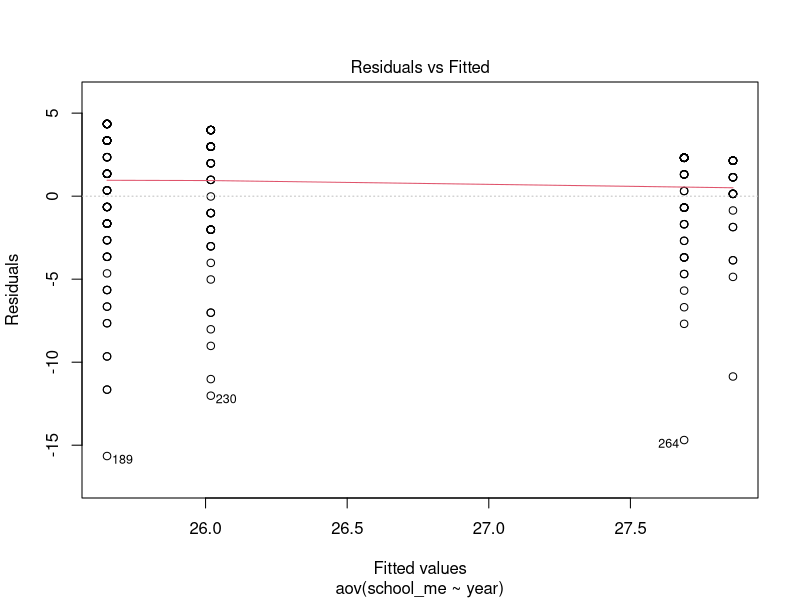
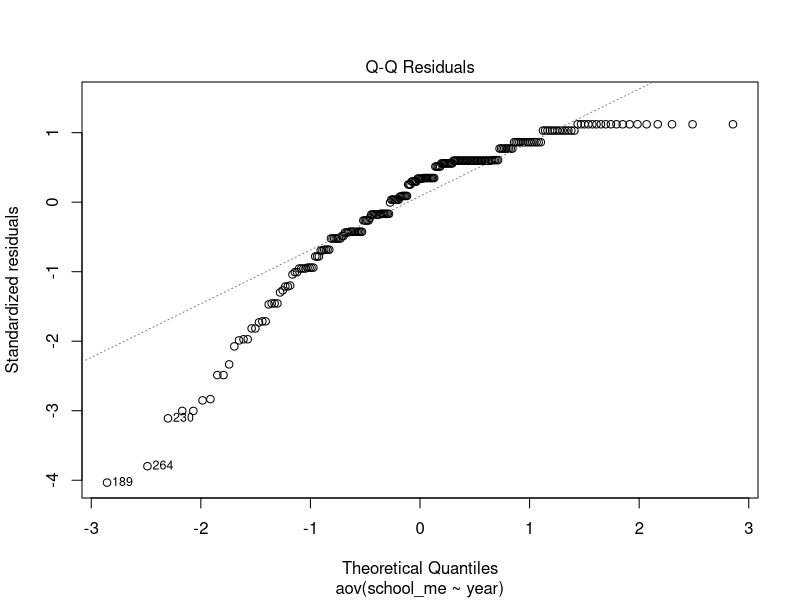
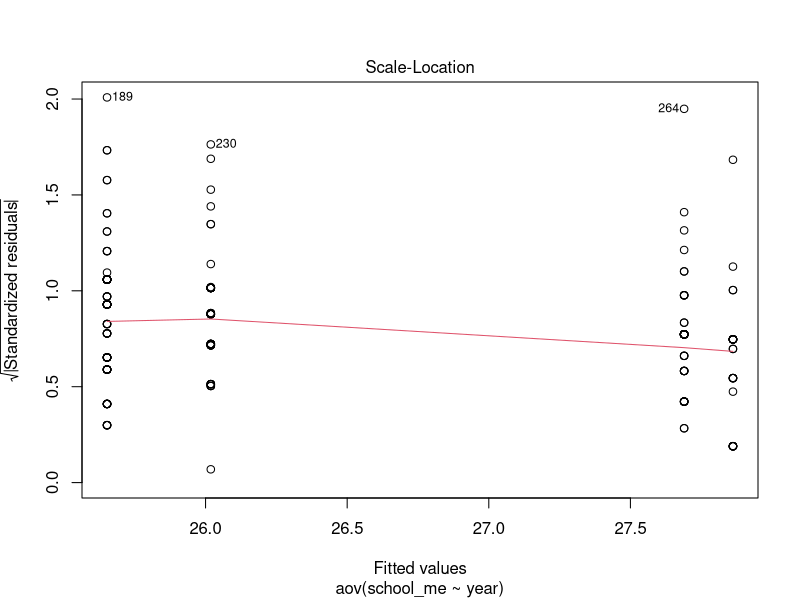
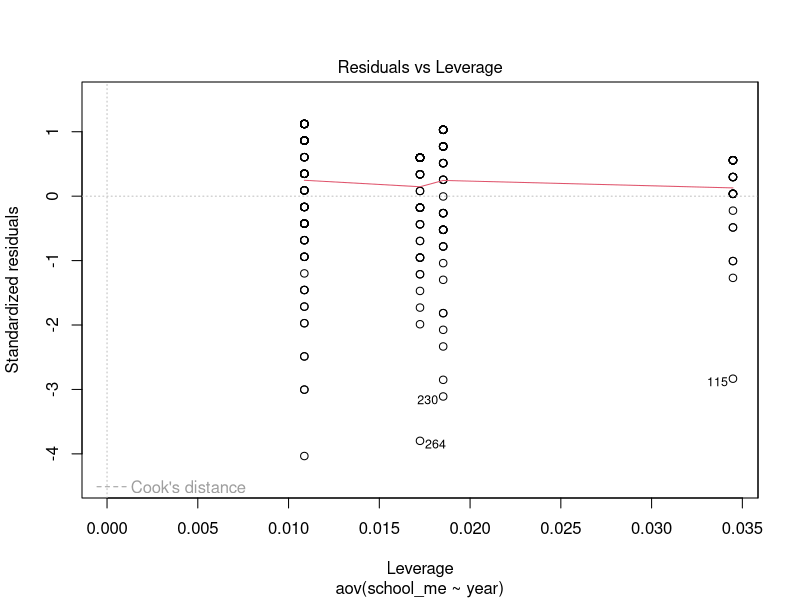
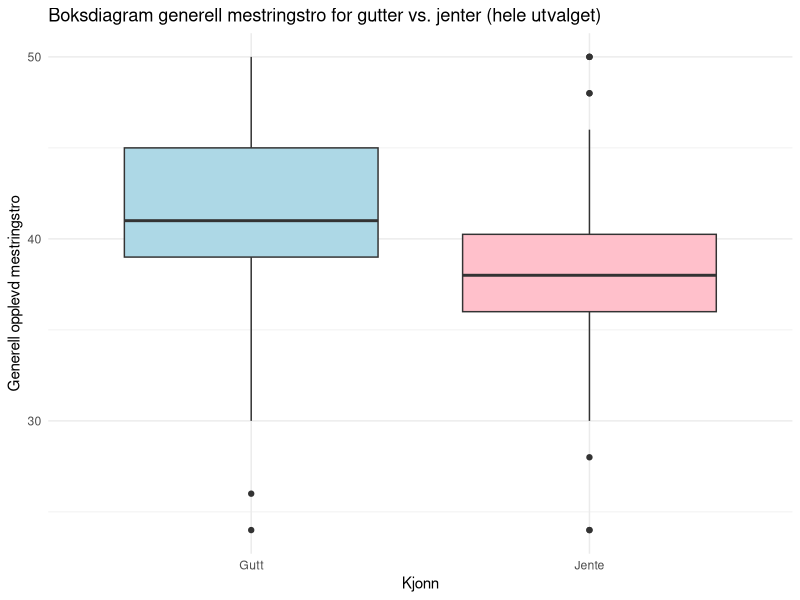
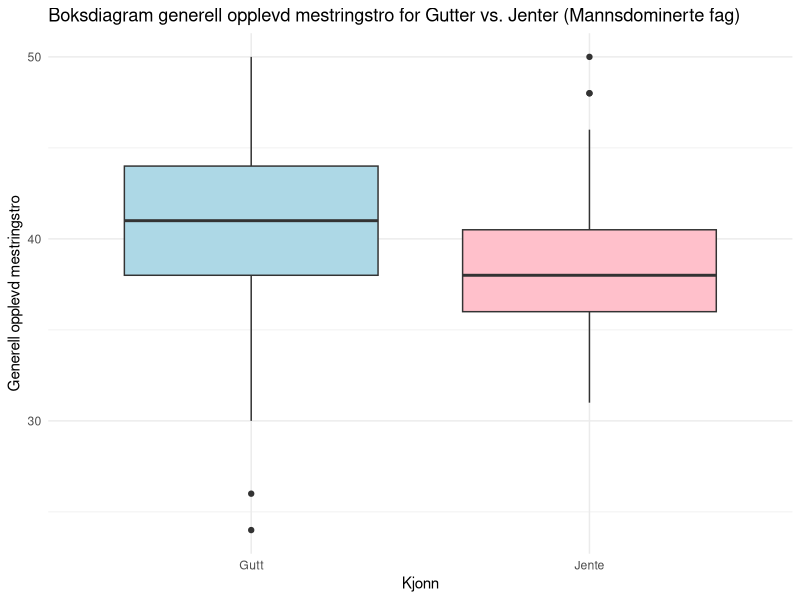
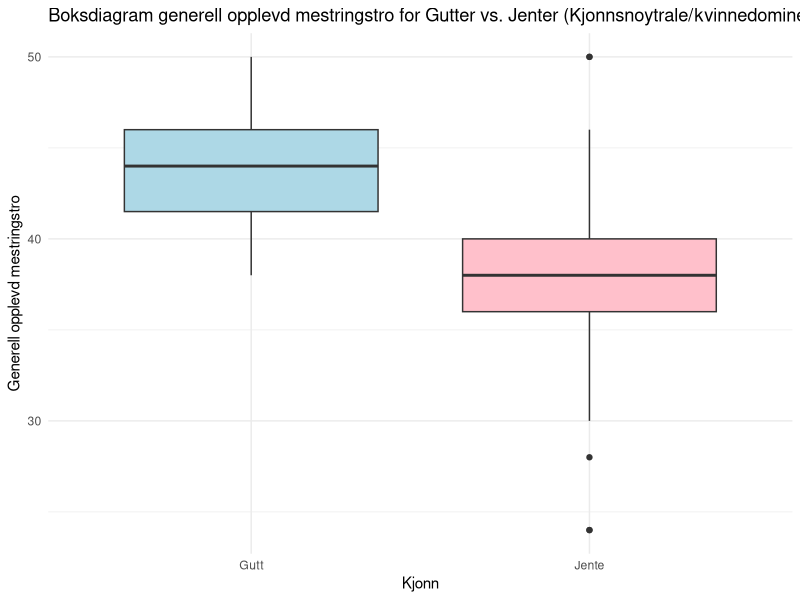

Write the R code that produced these figures, in order.
# Her er ferdig skript for Masteroppgave om YSK/TAF

# description of variables

# Loading libraries
library(psych) # statistiske beskrivelser
library(car) # Levenes test
library(ggplot2) # Boksdiagram

# Reading data

# load raw data
raw_data <- read.csv(file = "dataset_raw.csv", sep=";")

# Data preparation

# separate responses that is complete based on flags from surveyxact
YSKTAFstudents <- raw_data[raw_data$stato_4 == 1,]

#remove imported raw data
rm(raw_data)


# replace variable names with list of new names
namelist <- read.csv(file = "variables_new.csv", sep=";")
names(YSKTAFstudents) <- c(namelist$variableNewNames)

# reshuffle answers to make neutral answer the middle value
reshufflelist <- c(namelist$variableNewNames[9:66])
YSKTAFstudents[,reshufflelist] <- lapply(YSKTAFstudents[,reshufflelist], function(x) ifelse(x>2,x+1,x))
YSKTAFstudents[,reshufflelist] <- lapply(YSKTAFstudents[,reshufflelist], function(x) ifelse(x==6,3,x))

# reverse variables
reverselist <- c(namelist$variableNewNames[21], namelist$variableNewNames[37:42], 
                 namelist$variableNewNames[45],namelist$variableNewNames[61:66])
YSKTAFstudents[,reverselist] <- YSKTAFstudents[,reverselist]*-1+6

# change values of 4 to 1 for the smallest size of department
YSKTAFstudents$department <- ifelse(YSKTAFstudents$department==4,1,YSKTAFstudents$department)

# preparation of programs
# move group 3 and 11 to group 9
YSKTAFstudents$program <- ifelse(YSKTAFstudents$program==3,9,YSKTAFstudents$program)
YSKTAFstudents$program <- ifelse(YSKTAFstudents$program==11,9,YSKTAFstudents$program)

# preparation of visitfrequency
# move group 1 to group 2
YSKTAFstudents$visitfrequency <- ifelse(YSKTAFstudents$visitfrequency==1,2,YSKTAFstudents$visitfrequency)
# move group 5 to group 4
YSKTAFstudents$visitfrequency <- ifelse(YSKTAFstudents$visitfrequency==5,4,YSKTAFstudents$visitfrequency)


# combine variables to new variables
#General Self-efficacy
YSKTAFstudents$GSE <- NA
# Loop through each row and calculate the sum of variables
for (i in 1:nrow(YSKTAFstudents)) {
  if (sum(is.na(YSKTAFstudents[i, c(namelist$variableNewNames[9:18])])) < 3) {
    YSKTAFstudents$GSE[i] <- sum(YSKTAFstudents[i, c(namelist$variableNewNames[9:18])], na.rm = TRUE)}
  else {YSKTAFstudents$GSE[i] <- NA}
}

#Sources of GSE
YSKTAFstudents$school_me <- NA
YSKTAFstudents$school_ve <- NA
YSKTAFstudents$school_sp <- NA
YSKTAFstudents$school_ph <- NA
YSKTAFstudents$workplace_me <- NA
YSKTAFstudents$workplace_ve <- NA
YSKTAFstudents$workplace_sp <- NA
YSKTAFstudents$workplace_ph <- NA

# Loop through each row and calculate the sum of variables
for (i in 1:nrow(YSKTAFstudents)) {YSKTAFstudents$school_me[i] <- sum(YSKTAFstudents[i, c(namelist$variableNewNames[19:24])], na.rm = FALSE)}
for (i in 1:nrow(YSKTAFstudents)) {YSKTAFstudents$school_ve[i] <- sum(YSKTAFstudents[i, c(namelist$variableNewNames[25:30])], na.rm = FALSE)}
for (i in 1:nrow(YSKTAFstudents)) {YSKTAFstudents$school_sp[i] <- sum(YSKTAFstudents[i, c(namelist$variableNewNames[31:36])], na.rm = FALSE)}
for (i in 1:nrow(YSKTAFstudents)) {YSKTAFstudents$school_ph[i] <- sum(YSKTAFstudents[i, c(namelist$variableNewNames[37:42])], na.rm = FALSE)}
for (i in 1:nrow(YSKTAFstudents)) {YSKTAFstudents$workplace_me[i] <- sum(YSKTAFstudents[i, c(namelist$variableNewNames[43:48])], na.rm = FALSE)}
for (i in 1:nrow(YSKTAFstudents)) {YSKTAFstudents$workplace_ve[i] <- sum(YSKTAFstudents[i, c(namelist$variableNewNames[49:54])], na.rm = FALSE)}
for (i in 1:nrow(YSKTAFstudents)) {YSKTAFstudents$workplace_sp[i] <- sum(YSKTAFstudents[i, c(namelist$variableNewNames[55:60])], na.rm = FALSE)}
for (i in 1:nrow(YSKTAFstudents)) {YSKTAFstudents$workplace_ph[i] <- sum(YSKTAFstudents[i, c(namelist$variableNewNames[61:66])], na.rm = FALSE)}

# Create the data set with replacement values
replacement_data <- read.csv(file = "labels_replace.csv",sep = ";")

# Replace values based on the replacement data set
for (i in 1:nrow(replacement_data)) {
  variable <- replacement_data[i, "variable"]
  old_value <- replacement_data[i, "tall"]
  new_value <- replacement_data[i, "tekst"]
  
  YSKTAFstudents[[variable]] <- ifelse(YSKTAFstudents[[variable]] == old_value, new_value, YSKTAFstudents[[variable]])
}

# replace NA with Median value of variable
YSKTAFstudents$visitfrequency[51]="2-3 ganger hvert semester"

# redefine of background variables
YSKTAFstudents$program <- as.factor(YSKTAFstudents$program)
YSKTAFstudents$year <- as.factor(YSKTAFstudents$year)
YSKTAFstudents$class <- as.factor(YSKTAFstudents$class)
YSKTAFstudents$company <- as.factor(YSKTAFstudents$company)
YSKTAFstudents$department <- as.factor(YSKTAFstudents$department)
YSKTAFstudents$gender <- as.factor(YSKTAFstudents$gender)
YSKTAFstudents$visitteacher <- as.factor(YSKTAFstudents$visitteacher)
YSKTAFstudents$visitfrequency <- as.factor(YSKTAFstudents$visitfrequency)

# remove flags from surveyxact
YSKTAFstudents$stato_1 <- NULL
YSKTAFstudents$stato_2 <- NULL
YSKTAFstudents$stato_3 <- NULL
YSKTAFstudents$stato_4 <- NULL
YSKTAFstudents$stato_5 <- NULL

# save data to new file
write.table(x=YSKTAFstudents, sep=";", file = "data_YSKTAFstudents.csv")

#clear used data
rm(i)
rm(reshufflelist)
rm(reverselist)
rm(namelist)
rm(new_value)
rm(old_value)
rm(variable)
rm(replacement_data)

# Preliminary analysis
# Statistical descriptions
describe(YSKTAFstudents)


# Cronbachs alpha
GSE_data <- YSKTAFstudents[,c("GSE_1", "GSE_2", "GSE_3", "GSE_4", "GSE_5", 
                    "GSE_6", "GSE_7", "GSE_8", "GSE_9", "GSE_10")]
school_me_data <- YSKTAFstudents[,c("school_me1", "school_me2", "school_me3", 
                          "school_me4", "school_me5", "school_me6")]
school_ve_data <- YSKTAFstudents[,c("school_ve1", "school_ve2", "school_ve3", 
                          "school_ve4", "school_ve5", "school_ve6")]
school_sp_data <- YSKTAFstudents[,c("school_sp1", "school_sp2", "school_sp3", 
                          "school_sp4", "school_sp5", "school_sp6")]
school_ph_data <- YSKTAFstudents[,c("school_ph1", "school_ph2", "school_ph3", 
                          "school_ph4", "school_ph5", "school_ph6")]
workplace_me_data <- YSKTAFstudents[,c("workplace_me1", "workplace_me2", "workplace_me3", 
                             "workplace_me4", "workplace_me5", "workplace_me6")]
workplace_ve_data <- YSKTAFstudents[,c("workplace_ve1", "workplace_ve2", "workplace_ve3", 
                             "workplace_ve4", "workplace_ve5", "workplace_ve6")]
workplace_sp_data <- YSKTAFstudents[,c("workplace_sp1", "workplace_sp2", "workplace_sp3", 
                             "workplace_sp4", "workplace_sp5", "workplace_sp6")]
workplace_ph_data <- YSKTAFstudents[,c("workplace_ph1", "workplace_ph2", "workplace_ph3", 
                             "workplace_ph4", "workplace_ph5", "workplace_ph6")]

psych::alpha(GSE_data)

psych::alpha(school_me_data)
psych::alpha(school_ve_data)
psych::alpha(school_sp_data)
psych::alpha(school_ph_data)

psych::alpha(workplace_me_data)
psych::alpha(workplace_ve_data)
psych::alpha(workplace_sp_data)
psych::alpha(workplace_ph_data)



# Transformation of data
const <- max(YSKTAFstudents$GSE) + 1
YSKTAFstudents$sqrt_reversed_GSE <- sqrt(const - YSKTAFstudents$GSE)

const <- max(YSKTAFstudents$school_me) + 1
const_wp <- max(YSKTAFstudents$workplace_me) + 1
YSKTAFstudents$sqrt_reversed_school_me <- sqrt(const - YSKTAFstudents$school_me)
YSKTAFstudents$sqrt_reversed_workplace_me <- sqrt(const_wp - YSKTAFstudents$workplace_me)

const <- max(YSKTAFstudents$school_ve) + 1
const_wp <- max(YSKTAFstudents$workplace_ve) + 1
YSKTAFstudents$sqrt_reversed_school_ve <- sqrt(const - YSKTAFstudents$school_ve)
YSKTAFstudents$sqrt_reversed_workplace_ve <- sqrt(const_wp - YSKTAFstudents$workplace_ve)

const <- max(YSKTAFstudents$school_sp) + 1
const_wp <- max(YSKTAFstudents$workplace_sp) + 1
YSKTAFstudents$sqrt_reversed_school_sp <- sqrt(const - YSKTAFstudents$school_sp)
YSKTAFstudents$sqrt_reversed_workplace_sp <- sqrt(const_wp - YSKTAFstudents$workplace_sp)

const <- max(YSKTAFstudents$school_ph) + 1
const_wp <- max(YSKTAFstudents$workplace_ph) + 1
YSKTAFstudents$sqrt_reversed_school_ph <- sqrt(const - YSKTAFstudents$school_ph)
YSKTAFstudents$sqrt_reversed_workplace_ph <- sqrt(const_wp - YSKTAFstudents$workplace_ph)

# remove temporary variables
rm(const)
rm(const_wp)

# Statistical descriptions
describe(YSKTAFstudents)
write.table(x=describe(YSKTAFstudents), sep=";", dec = ",", file = "descriptive_stat_YSKTAFstudents.csv")


# Primary analysis
# Hypotesis 1 - ME the most significant source of GSE

# simple regression of ME vs GSE
summary(lm(sqrt_reversed_GSE ~ sqrt_reversed_school_me, data = YSKTAFstudents))
summary(lm(sqrt_reversed_GSE ~ sqrt_reversed_workplace_me, data = YSKTAFstudents))

# regression of school variables
summary(lm(sqrt_reversed_GSE ~ sqrt_reversed_school_me + sqrt_reversed_school_ve + 
             sqrt_reversed_school_sp + sqrt_reversed_school_ph, data = YSKTAFstudents))
# regression of workplace variables
summary(lm(sqrt_reversed_GSE ~ sqrt_reversed_workplace_me + sqrt_reversed_workplace_ve + 
             sqrt_reversed_workplace_sp + sqrt_reversed_workplace_ph, data = YSKTAFstudents))

# regression of both school and workplace variables
summary(lm(sqrt_reversed_GSE ~ sqrt_reversed_school_me + sqrt_reversed_school_ve + 
                          sqrt_reversed_school_sp + sqrt_reversed_school_ph + 
                          sqrt_reversed_workplace_me + sqrt_reversed_workplace_ve + 
                          sqrt_reversed_workplace_sp + sqrt_reversed_workplace_ph, 
                        data = YSKTAFstudents))

# Hypotesis 2a - Increased ME as year increases
# Levenes tests
leveneTest(sqrt_reversed_school_me ~ year, data = YSKTAFstudents)
leveneTest(sqrt_reversed_workplace_me ~ year, data = YSKTAFstudents)

# One-way ANOVA
yearschoolMEtest <- aov(school_me~year, data = YSKTAFstudents)
yearworkplaceMEtest <- aov(workplace_me~year, data = YSKTAFstudents)
summary(yearschoolMEtest)
summary(yearworkplaceMEtest)
plot(yearschoolMEtest)


oneway.test(school_me~year, data = YSKTAFstudents)
oneway.test(workplace_me~year, data = YSKTAFstudents)

#post hoc-testing using Turkey's HSD 
tukey_school_me <- TukeyHSD(yearschoolMEtest)
tukey_workplace_me <- TukeyHSD(yearworkplaceMEtest)
print(tukey_school_me)
print(tukey_workplace_me)

# Hypotesis 2b - Workplace_SP increased with visits by teacher
# Levene's tests
leveneTest(workplace_sp ~ factor(visitfrequency), data = YSKTAFstudents)
leveneTest(workplace_sp ~ factor(visitteacher), data = YSKTAFstudents)

# ANOVA
anova_workplace_sp_visitteacher <- aov(workplace_sp ~ visitteacher, data = YSKTAFstudents)
anova_workplace_sp_visitfrequency <- aov(workplace_sp ~ visitfrequency, data = YSKTAFstudents)
summary(anova_workplace_sp_visitteacher)
summary(anova_workplace_sp_visitfrequency)


# Hyoptesis 2c - VE increases with size of groups
# Levene's tests
leveneTest(sqrt_reversed_school_ve ~ factor(class), data = YSKTAFstudents)
leveneTest(sqrt_reversed_workplace_ve ~ factor(company), data = YSKTAFstudents)
leveneTest(sqrt_reversed_workplace_ve ~ factor(department), data = YSKTAFstudents)

# ANOVA
anova_school_ve_class <- aov(sqrt_reversed_school_ve ~ class, data = YSKTAFstudents)
anova_workplace_ve_company <- aov(sqrt_reversed_workplace_ve ~ company, data = YSKTAFstudents)
anova_workplace_ve_department <- aov(sqrt_reversed_workplace_ve ~ department, data = YSKTAFstudents)
summary(anova_school_ve_class)
summary(anova_workplace_ve_company)
summary(anova_workplace_ve_department)

# two-way ANOVA for workplace VE
anova_workplace_ve_company_department <- aov(sqrt_reversed_workplace_ve ~ company * department, data = YSKTAFstudents)
summary(anova_workplace_ve_company_department)

#post hoc-testing using Turkey's HSD 
tukey_school_ve <- TukeyHSD(anova_school_ve_class)
print(tukey_school_ve)


# Hypoteser om kjonnsforskjeller

# Nytt datasett ekskluder deltakere som er merket som "annet" i gender-variabelen
YSKTAFstudents_genders <- subset(YSKTAFstudents, gender %in% c("Gutt", "Jente"))

# Hypotese 3a kjønnsforskjeller i GSE mellom kjønnene
# Levene's test for lik varians mellom gutter og jenter i hele utvalget
leveneTest(GSE ~ gender, data = YSKTAFstudents_genders)

# Utfør en tosidig t-test for hele utvalget
t.test(GSE ~ gender, data = YSKTAFstudents_genders, var.equal = TRUE)  # eller var.equal = FALSE basert på Levene's test

# Boxplot for all boys and girls
ggplot(YSKTAFstudents_genders, aes(x = gender, y = GSE)) +
  geom_boxplot(fill = c("lightblue", "pink")) +
  labs(title = "Boksdiagram generell mestringstro for gutter vs. jenter (hele utvalget)",
       x = "Kjonn", y = "Generell opplevd mestringstro") +
  theme_minimal()



# Hypotese 3b kjønnsforskjeller i GSE innenfor mannsdominerte fag
# Kombiner Bygg- og anleggsteknikk med Teknologi- og industrifag
YSKTAFstudents_genders$combined_program <- ifelse(YSKTAFstudents_genders$program %in% c("Bygg- og anleggsteknikk", "Elektro og datateknologi", "Teknologi- og industrifag"),
                                "Mannsdominert_fag", YSKTAFstudents_genders$program)

# Levene's test for mannsdominerte fag (H3b)
leveneTest(GSE ~ gender, data = subset(YSKTAFstudents_genders, combined_program == "Mannsdominert_fag"))

# Boksdiagram for mannsdominerte fag
ggplot(subset(YSKTAFstudents_genders, combined_program == "Mannsdominert_fag"), aes(x = gender, y = GSE)) +
  geom_boxplot(fill = c("lightblue", "pink")) +
  labs(title = "Boksdiagram generell opplevd mestringstro for Gutter vs. Jenter (Mannsdominerte fag)",
       x = "Kjonn", y = "Generell opplevd mestringstro") +
  theme_minimal()

# Hypotese 3c kjønnsforskjeller i GSE innenfor kvinnedominerte og kjønnsnøytrale fag
# Kombiner Helse- og oppvekstfag, Naturbruk og Salg, service og reiseliv
YSKTAFstudents_genders$combined_program <- ifelse(YSKTAFstudents_genders$program %in% c("Helse- og oppvekstfag", "Naturbruk", "Salg, service og reiseliv"),
                                         "Kjonnsnoytrale_fag", YSKTAFstudents_genders$combined_program)

# Levene's test for kjønnsnøytrale/kvinnedominerte fag (H3c)
leveneTest(GSE ~ gender, data = subset(YSKTAFstudents_genders, combined_program == "Kjonnsnoytrale_fag"))

# Boksdiagram for kjønnsnøytrale/kvinnedominerte fag
ggplot(subset(YSKTAFstudents_genders, combined_program == "Kjonnsnoytrale_fag"), aes(x = gender, y = GSE)) +
  geom_boxplot(fill = c("lightblue", "pink")) +
  labs(title = "Boksdiagram generell opplevd mestringstro for Gutter vs. Jenter (Kjonnsnoytrale/kvinnedominerte fag)",
       x = "Kjonn", y = "Generell opplevd mestringstro") +
  theme_minimal()


